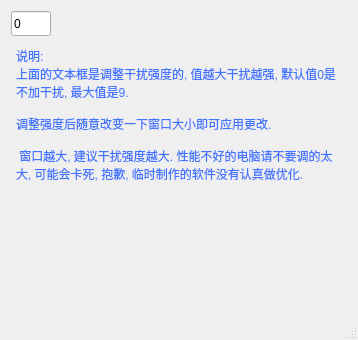
<?xml version="1.0" encoding="UTF-8"?>
<ui version="4.0">
 <class>MainWindow</class>
 <widget class="QMainWindow" name="MainWindow">
  <property name="geometry">
   <rect>
    <x>0</x>
    <y>0</y>
    <width>358</width>
    <height>340</height>
   </rect>
  </property>
  <property name="windowTitle">
   <string>MainWindow</string>
  </property>
  <widget class="QWidget" name="centralWidget">
   <layout class="QGridLayout" name="gridLayout">
    <item row="0" column="0">
     <widget class="QLineEdit" name="lineEdit">
      <property name="minimumSize">
       <size>
        <width>40</width>
        <height>25</height>
       </size>
      </property>
      <property name="maximumSize">
       <size>
        <width>40</width>
        <height>25</height>
       </size>
      </property>
      <property name="text">
       <string>0</string>
      </property>
      <property name="maxLength">
       <number>1</number>
      </property>
     </widget>
    </item>
    <item row="1" column="0">
     <widget class="QPlainTextEdit" name="plainTextEdit">
      <property name="styleSheet">
       <string notr="true">background-color: transparent;
font: 25 11pt &quot;等线 Light&quot;;
color: rgb(65, 116, 255);
</string>
      </property>
      <property name="plainText">
       <string>说明:
上面的文本框是调整干扰强度的, 值越大干扰越强, 默认值0是不加干扰, 最大值是9.

调整强度后随意改变一下窗口大小即可应用更改.

 窗口越大, 建议干扰强度越大. 性能不好的电脑请不要调的太大, 可能会卡死, 抱歉, 临时制作的软件没有认真做优化.</string>
      </property>
     </widget>
    </item>
   </layout>
  </widget>
  <widget class="QStatusBar" name="statusBar"/>
 </widget>
 <layoutdefault spacing="6" margin="11"/>
 <resources/>
 <connections/>
</ui>
